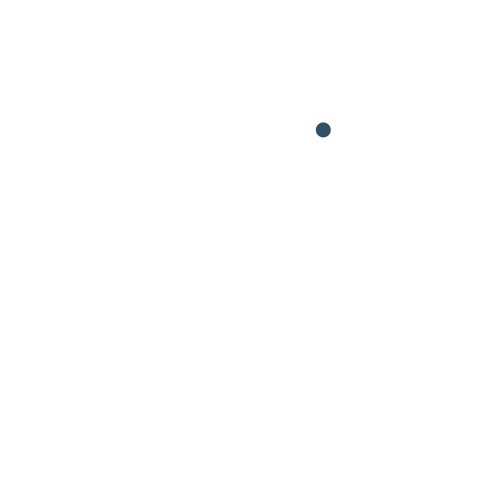
Frame 1 (no input)
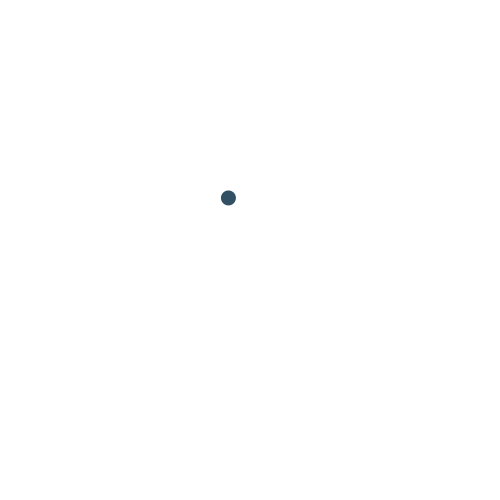
Frame 60 (the mouse pressed at the canvas centre just before this capture)
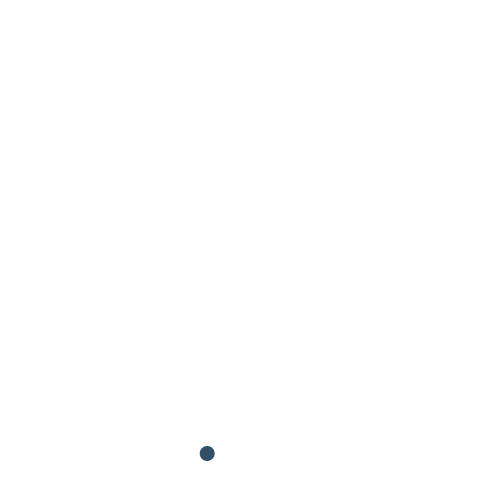
Frame 120 (the mouse held since frame 60 and released just before this capture)

The Processing sketch that drew these frames (run headless with seeded random() and noise(); from frame 60 on, the mouse is pressed at the canvas centre):

// Processing sketch: processing_66356
// ── processing_66356.pde

float xpos;
float ypos;
float xspeed;
float yspeed;
//float xgravity;
//float ygravity;
float xdirection;
float ydirection;

void setup(){
  size(500, 500);
  noStroke();
  smooth();
  frameRate(60);
  
    xpos=random(0, width);
    ypos=random(0, height);
    
//    xspeed=24;
//    yspeed=30;
    
//    xgravity= xdirection;
//    ygravity= ydirection;
    
    xdirection=8;
    ydirection=12;
}

void draw(){
  background(255);
  fill(50, 80,100);
  ellipse(xpos, ypos, 15, 15);
  
  xpos += xdirection;
  ypos += ydirection;
  
  if(ypos >= height || ypos <= 0){
    ydirection *= -1;
  }
  if(xpos >= width || xpos <= 0){
    xdirection *= -1;
  }
  if(ypos <= height){
    ydirection *= 0.999;
  }
  if(xpos <= width){
    xdirection *= 0.999;
  }
}
